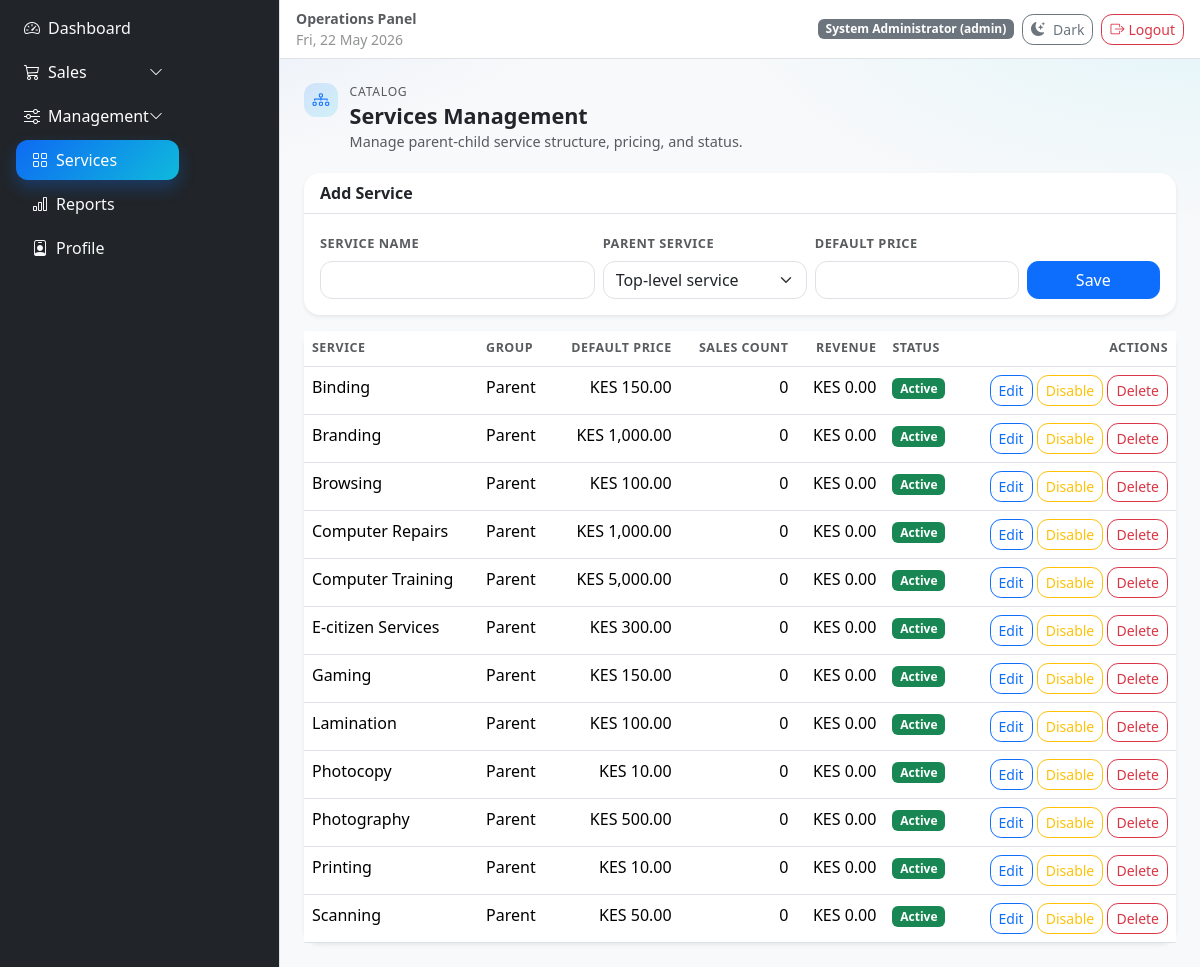
Screenshot of /services.php (signed in) with the database file from the repository.
### tables this page shows
CREATE TABLE IF NOT EXISTS users (
    id INT AUTO_INCREMENT PRIMARY KEY,
    username VARCHAR(60) NOT NULL UNIQUE,
    password_hash VARCHAR(255) NOT NULL,
    role ENUM('admin', 'attendant') NOT NULL DEFAULT 'attendant',
    is_active TINYINT(1) NOT NULL DEFAULT 1,
    created_at TIMESTAMP DEFAULT CURRENT_TIMESTAMP
);

CREATE TABLE IF NOT EXISTS services (
    id INT AUTO_INCREMENT PRIMARY KEY,
    name VARCHAR(120) NOT NULL UNIQUE,
    parent_id INT NULL,
    default_price DECIMAL(10,2) NOT NULL DEFAULT 0.00,
    is_active TINYINT(1) NOT NULL DEFAULT 1,
    created_at TIMESTAMP DEFAULT CURRENT_TIMESTAMP,
    CONSTRAINT fk_services_parent FOREIGN KEY (parent_id) REFERENCES services(id) ON DELETE SET NULL,
    INDEX idx_services_parent (parent_id)
);

CREATE TABLE IF NOT EXISTS settings (
    id INT AUTO_INCREMENT PRIMARY KEY,
    business_name VARCHAR(150) NOT NULL DEFAULT 'Shakesbeard CYBER',
    currency_symbol VARCHAR(10) NOT NULL DEFAULT 'KES',
    updated_at TIMESTAMP DEFAULT CURRENT_TIMESTAMP ON UPDATE CURRENT_TIMESTAMP
);

### includes/auth.php (called while the page is built, shortened)
<?php
function current_user(): ?array
{
    $user = $_SESSION['auth_user'] ?? null;
    return is_array($user) ? $user : null;
}

### includes/db.php (called while the page is built, shortened)
<?php
$config = require __DIR__ . '/../config.php';
$mysqli = new mysqli(
    $config['db_host'],
    $config['db_user'],
    $config['db_pass'],
    $config['db_name']
);
$mysqli->set_charset('utf8mb4');
$mysqli->query("CREATE TABLE IF NOT EXISTS users (
    id INT AUTO_INCREMENT PRIMARY KEY,
    username VARCHAR(60) NOT NULL UNIQUE,
    password_hash VARCHAR(255) NOT NULL,
    role ENUM('admin', 'attendant') NOT NULL DEFAULT 'attendant',
    is_active TINYINT(1) NOT NULL DEFAULT 1,
    created_at TIMESTAMP DEFAULT CURRENT_TIMESTAMP
)");
$mysqli->query("CREATE TABLE IF NOT EXISTS user_profiles (
    id INT AUTO_INCREMENT PRIMARY KEY,
    user_id INT NOT NULL UNIQUE,
    full_name VARCHAR(150) NOT NULL,
    email VARCHAR(150) NULL,
    phone VARCHAR(40) NULL,
    address VARCHAR(255) NULL,
    next_of_kin VARCHAR(150) NULL,
    next_of_kin_phone VARCHAR(40) NULL,
    hire_date DATE NULL,
    employment_type ENUM('Full-time', 'Part-time', 'Contract') NOT NULL DEFAULT 'Full-time',
    salary_amount DECIMAL(12,2) NOT NULL DEFAULT 0.00,
    salary_cycle ENUM('Daily', 'Weekly', 'Monthly') NOT NULL DEFAULT 'Monthly',
    overtime_rate DECIMAL(12,2) NOT NULL DEFAULT 0.00,
    shift_start TIME NULL,
    shift_end TIME NULL,
    work_days VARCHAR(120) NULL,
    off_days VARCHAR(120) NULL,
    notes TEXT NULL,
    updated_at TIMESTAMP DEFAULT CURRENT_TIMESTAMP ON UPDATE CURRENT_TIMESTAMP,
    CONSTRAINT fk_user_profiles_user FOREIGN KEY (user_id) REFERENCES users(id) ON DELETE CASCADE
)");
$adminUsername = 'admin';
$attendantUsername = 'attendant';
$stmt = $mysqli->prepare('SELECT id, username FROM users WHERE username IN (?, ?)');
$stmt->bind_param('ss', $adminUsername, $attendantUsername);
$stmt->execute();
$result = $stmt->get_result();

### includes/functions.php (called while the page is built, shortened)
<?php
function e(?string $value): string
{
    return htmlspecialchars((string) $value, ENT_QUOTES, 'UTF-8');
}
function format_money(float $amount, string $currency): string
{
    return $currency . ' ' . number_format($amount, 2);
}
function get_settings(mysqli $mysqli): array
{
    $result = $mysqli->query('SELECT business_name, currency_symbol FROM settings ORDER BY id ASC LIMIT 1');
    $row = $result ? $result->fetch_assoc() : null;
    return $row ?: ['business_name' => 'Shakesbeard CYBER', 'currency_symbol' => 'KES'];
}

### services.php (the view, shortened to what this page needs)
<?php
require __DIR__ . '/includes/db.php';
require __DIR__ . '/includes/functions.php';
require __DIR__ . '/includes/auth.php';
$currentUser = current_user();
$isAdmin = ($currentUser['role'] ?? '') === 'admin';
$settings = get_settings($mysqli);
$editId = $isAdmin ? filter_var((string) ($_GET['edit'] ?? ''), FILTER_VALIDATE_INT, ['options' => ['min_range' => 1]]) : false;
$editService = $editId ? get_service_by_id($mysqli, (int) $editId) : null;
$form = [
    'service_id' => $editService ? (string) $editService['id'] : '',
    'name' => $editService['name'] ?? '',
    'default_price' => $editService ? (string) $editService['default_price'] : '',
    'parent_id' => $editService && $editService['parent_id'] !== null ? (string) $editService['parent_id'] : '',
];
$sql = 'SELECT sv.id,
               sv.name,
               sv.parent_id,
               p.name AS parent_name,
               sv.default_price,
               sv.is_active,
               COUNT(s.id) AS sales_count,
               COALESCE(SUM(s.total_amount), 0) AS total_amount
        FROM services sv
        LEFT JOIN services p ON p.id = sv.parent_id
        LEFT JOIN sales s ON s.service_id = sv.id
        GROUP BY sv.id, sv.name, sv.parent_id, p.name, sv.default_price, sv.is_active
        ORDER BY COALESCE(p.name, sv.name), sv.parent_id IS NOT NULL, sv.name';
$result = $mysqli->query($sql);
$serviceRows = $result ? $result->fetch_all(MYSQLI_ASSOC) : [];
require __DIR__ . '/includes/header.php';
?>
<section class="page-head">
    <div class="page-title-wrap">
        <span class="page-icon"><i class="bi bi-diagram-3"></i></span>
        <div>
            <p class="page-kicker">Catalog</p>
            <h1 class="page-title">Services Management</h1>
            <p class="page-subtitle">Manage parent-child service structure, pricing, and status.</p>
        </div>
    </div>
</section>
<div class="card shadow-sm mb-3">
    <div class="card-header">
        <strong><?= $isAdmin && $form['service_id'] !== '' ? 'Edit Service' : 'Add Service' ?></strong>
    </div>
    <div class="card-body">
        <form method="post" class="row g-2">
            <div class="col-lg-4">
                <label class="form-label">Service Name</label>
                <input type="text" name="name" class="form-control" maxlength="120" value="<?= e($form['name']) ?>" required>
            </div>
            <div class="col-lg-3">
                <label class="form-label">Parent Service</label>
                <select name="parent_id" class="form-select">
                    <option value="">Top-level service</option>
                </select>
            </div>
            <div class="col-lg-3">
                <label class="form-label">Default Price</label>
                <input type="number" step="0.01" min="0" name="default_price" class="form-control" value="<?= e($form['default_price']) ?>" required>
            </div>
            <div class="col-lg-2 d-flex align-items-end gap-2">
                <button type="submit" class="btn btn-primary w-100"><?= $isAdmin && $form['service_id'] !== '' ? 'Update' : 'Save' ?></button>
            </div>
        </form>
    </div>
</div>
<div class="card shadow-sm">
    <div class="table-responsive">
        <table class="table table-hover mb-0">
            <thead>
            <tr>
                <th>Service</th>
                <th>Group</th>
                <th class="text-end">Default Price</th>
                <th class="text-end">Sales Count</th>
                <th class="text-end">Revenue</th>
                <th>Status</th>
                <th class="text-end">Actions</th>
            </tr>
            </thead>
            <tbody>
            <?php if ($serviceRows === []): ?>
                <tr>
                    <td colspan="7" class="text-center text-muted py-4">No services found.</td>
                </tr>
            <?php else: ?>
                <?php foreach ($serviceRows as $service): ?>
                    <tr>
                        <td>
                            <?= e($service['name']) ?>
                        </td>
                        <td><?= e($service['parent_name'] ?: 'Parent') ?></td>
                        <td class="text-end"><?= format_money((float) $service['default_price'], $settings['currency_symbol']) ?></td>
                        <td class="text-end"><?= e((string) $service['sales_count']) ?></td>
                        <td class="text-end"><?= format_money((float) $service['total_amount'], $settings['currency_symbol']) ?></td>
                        <td>
                            <?php if ((int) $service['is_active'] === 1): ?>
                                <span class="badge text-bg-success">Active</span>
                            <?php else: ?>
                                <span class="badge text-bg-secondary">Inactive</span>
                            <?php endif; ?>
                        </td>
                        <td class="text-end">
                            <?php if ($isAdmin): ?>
                                <a href="services.php?edit=<?= e((string) $service['id']) ?>" class="btn btn-sm btn-outline-primary">Edit</a>
                                <form method="post" class="d-inline">
                                    <button type="submit" class="btn btn-sm <?= (int) $service['is_active'] === 1 ? 'btn-outline-warning' : 'btn-outline-success' ?>">
                                        <?= (int) $service['is_active'] === 1 ? 'Disable' : 'Enable' ?>
                                    </button>
                                </form>
                                <form method="post" class="d-inline" onsubmit="return confirm('Delete this service?');">
                                    <button type="submit" class="btn btn-sm btn-outline-danger">Delete</button>
                                </form>
                            <?php else: ?>
                                <span class="text-muted small">View only</span>
                            <?php endif; ?>
                        </td>
                    </tr>
                <?php endforeach; ?>
            <?php endif; ?>
            </tbody>
        </table>
    </div>
</div>
<?php require __DIR__ . '/includes/footer.php'; ?>

### includes/header.php (shortened to what this page needs)
<?php
$currentPage = basename((string) ($_SERVER['PHP_SELF'] ?? 'index.php'));
$userRole = $currentUser['role'] ?? 'attendant';
$salesOpen = in_array($currentPage, ['sales.php', 'sale_create.php'], true);
$managementOpen = in_array($currentPage, ['services.php', 'reports.php', 'profile.php'], true);
$isAdmin = $userRole === 'admin';
$dashboardPage = $isAdmin ? 'index.php' : 'attendant_dashboard.php';
?>
<!doctype html>
<html lang="en">
<head>
    <link href="https://cdn.jsdelivr.net/npm/bootstrap@5.3.3/dist/css/bootstrap.min.css" rel="stylesheet">
    <link href="https://cdn.jsdelivr.net/npm/bootstrap-icons@1.11.3/font/bootstrap-icons.min.css" rel="stylesheet">
    <link rel="stylesheet" href="assets/style.css">
</head>
<body class="bg-body-tertiary">
<div class="d-flex min-vh-100">
    <aside class="offcanvas-lg offcanvas-start text-bg-dark border-end" tabindex="-1" id="appSidebar" aria-labelledby="appSidebarLabel" style="width:280px;">
        <div class="offcanvas-body p-2">
            <nav class="nav nav-pills flex-column gap-1">
                <a class="nav-link text-start <?= in_array($currentPage, ['index.php', 'attendant_dashboard.php'], true) ? 'active' : 'text-light' ?>" href="<?= e($dashboardPage) ?>">
                    <i class="bi bi-speedometer2 me-2"></i>Dashboard
                </a>
                <button class="btn btn-dark border-0 text-start d-flex justify-content-between align-items-center px-3 py-2 rounded <?= $salesOpen ? '' : 'collapsed' ?>" type="button" data-bs-toggle="collapse" data-bs-target="#salesMenu" aria-expanded="<?= $salesOpen ? 'true' : 'false' ?>" aria-controls="salesMenu">
                    <span><i class="bi bi-cart3 me-2"></i>Sales</span>
                    <i class="bi bi-chevron-down small"></i>
                </button>
                <button class="btn btn-dark border-0 text-start d-flex justify-content-between align-items-center px-3 py-2 rounded <?= $managementOpen ? '' : 'collapsed' ?>" type="button" data-bs-toggle="collapse" data-bs-target="#managementMenu" aria-expanded="<?= $managementOpen ? 'true' : 'false' ?>" aria-controls="managementMenu">
                    <span><i class="bi bi-sliders me-2"></i>Management</span>
                    <i class="bi bi-chevron-down small"></i>
                </button>
                <div class="collapse <?= $managementOpen ? 'show' : '' ?>" id="managementMenu">
                    <div class="nav nav-pills flex-column ms-2 gap-1">
                        <a class="nav-link text-start <?= $currentPage === 'services.php' ? 'active' : 'text-light' ?>" href="services.php">
                            <i class="bi bi-grid me-2"></i>Services
                        </a>
                        <?php if ($isAdmin): ?>
                            <a class="nav-link text-start <?= $currentPage === 'reports.php' ? 'active' : 'text-light' ?>" href="reports.php">
                                <i class="bi bi-bar-chart me-2"></i>Reports
                            </a>
                        <?php endif; ?>
                        <a class="nav-link text-start <?= $currentPage === 'profile.php' ? 'active' : 'text-light' ?>" href="profile.php">
                            <i class="bi bi-person-badge me-2"></i>Profile
                        </a>
                    </div>
                </div>
            </nav>
        </div>
    </aside>
    <div class="flex-grow-1 d-flex flex-column min-vh-100">
        <header class="navbar bg-body border-bottom px-3">
            <div class="d-flex align-items-center gap-2">
                <div>
                    <div class="fw-semibold text-body-secondary small">Operations Panel</div>
                    <div class="text-body-tertiary small"><?= e(date('D, d M Y')) ?></div>
                </div>
            </div>
            <div class="d-flex align-items-center gap-2">
                <span class="badge text-bg-secondary"><?= e($currentUser['full_name'] !== '' ? $currentUser['full_name'] : $currentUser['username']) ?> (<?= e($userRole) ?>)</span>
                <button type="button" class="btn btn-sm btn-outline-secondary d-inline-flex align-items-center gap-2" id="themeToggle">
                    <i class="bi bi-moon-stars-fill"></i>
                    <span id="themeToggleLabel">Dark</span>
                </button>
                <a href="logout.php" class="btn btn-sm btn-outline-danger"><i class="bi bi-box-arrow-right me-1"></i>Logout</a>
            </div>
        </header>
        <main class="container-fluid py-4 px-3 px-lg-4">

### assets/style.css (style rules this page uses)
:root { --app-radius: 1rem; }
body { background-image: radial-gradient(1200px 520px at 0% -10%, rgba(13, 110, 253, 0.12), transparent 55%), radial-gradient(900px 420px at 100% 0%, rgba(13, 202, 240, 0.09), transparent 55%); }
.offcanvas-lg { backdrop-filter: blur(6px); }
.offcanvas .nav-link, .offcanvas-lg .nav-link { border-radius: 0.75rem; transition: all 0.2s ease; }
.offcanvas .nav-link.active, .offcanvas-lg .nav-link.active { color: #fff !important; background: linear-gradient(135deg, rgba(13, 110, 253, 0.95), rgba(13, 202, 240, 0.9)) !important; box-shadow: 0 8px 16px rgba(13, 110, 253, 0.28); }
.navbar { position: sticky; top: 0; z-index: 1025; backdrop-filter: blur(8px); }
.page-head { display: flex; flex-wrap: wrap; justify-content: space-between; gap: 0.9rem; margin-bottom: 1.25rem; }
.page-title-wrap { display: flex; align-items: flex-start; gap: 0.75rem; }
.page-icon { width: 2.1rem; height: 2.1rem; display: inline-flex; align-items: center; justify-content: center; border-radius: 0.75rem; background: linear-gradient(135deg, rgba(13, 110, 253, 0.14), rgba(13, 202, 240, 0.16)); color: var(--bs-primary); font-size: 1.05rem; }
.page-kicker { margin: 0; font-size: 0.76rem; letter-spacing: 0.06em; text-transform: uppercase; color: var(--bs-secondary-color); }
.page-title { margin: 0.1rem 0 0; font-size: 1.35rem; font-weight: 700; }
.page-subtitle { margin: 0.15rem 0 0; color: var(--bs-secondary-color); font-size: 0.9rem; }
.card { border: 0; border-radius: var(--app-radius); box-shadow: 0 6px 22px rgba(20, 33, 61, 0.06); }
.card-header { border-bottom: 1px solid var(--bs-border-color); background: transparent; font-weight: 600; }
.table thead th { white-space: nowrap; font-size: 0.78rem; text-transform: uppercase; letter-spacing: 0.04em; color: var(--bs-secondary-color); }
.table tbody tr { transition: background-color 0.15s ease; }
.form-label { font-size: 0.8rem; font-weight: 600; color: var(--bs-secondary-color); text-transform: uppercase; letter-spacing: 0.04em; }
.form-control, .form-select { border-radius: 0.75rem; }
.btn { border-radius: 0.7rem; }

### rows the page displays
users: username "admin"
services: name "Binding", parent_name "Parent", default_price.currency_symbol "KES 150.00", sales_count "0", currency_symbol "KES 0.00", is_active "Active"
services: name "Branding", parent_name "Parent", default_price.currency_symbol "KES 1,000.00", sales_count "0", currency_symbol "KES 0.00", is_active "Active"
services: name "Browsing", parent_name "Parent", default_price.currency_symbol "KES 100.00", sales_count "0", currency_symbol "KES 0.00", is_active "Active"
services: name "Computer Repairs", parent_name "Parent", default_price.currency_symbol "KES 1,000.00", sales_count "0", currency_symbol "KES 0.00", is_active "Active"
services: name "Computer Training", parent_name "Parent", default_price.currency_symbol "KES 5,000.00", sales_count "0", currency_symbol "KES 0.00", is_active "Active"
services: name "E-citizen Services", parent_name "Parent", default_price.currency_symbol "KES 300.00", sales_count "0", currency_symbol "KES 0.00", is_active "Active"
services: name "Gaming", parent_name "Parent", default_price.currency_symbol "KES 150.00", sales_count "0", currency_symbol "KES 0.00", is_active "Active"
services: name "Lamination", parent_name "Parent", default_price.currency_symbol "KES 100.00", sales_count "0", currency_symbol "KES 0.00", is_active "Active"
services: name "Photocopy", parent_name "Parent", default_price.currency_symbol "KES 10.00", sales_count "0", currency_symbol "KES 0.00", is_active "Active"
services: name "Photography", parent_name "Parent", default_price.currency_symbol "KES 500.00", sales_count "0", currency_symbol "KES 0.00", is_active "Active"
services: name "Printing", parent_name "Parent", default_price.currency_symbol "KES 10.00", sales_count "0", currency_symbol "KES 0.00", is_active "Active"
services: name "Scanning", parent_name "Parent", default_price.currency_symbol "KES 50.00", sales_count "0", currency_symbol "KES 0.00", is_active "Active"
